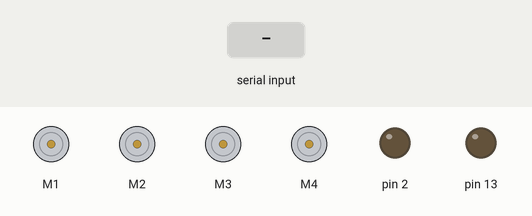
The sketch below on a simulated Arduino Uno, built with avr-gcc and run on an emulated ATmega328P. Parts: 4 × DC motor (green arrow = forward, orange = backward, longer = faster), output pins drawn as LEDs (lit = HIGH). The inputs (shaded band) are chosen by the test bench. What the sketch prints to the serial monitor is not drawn.

Above: at 1.2 s.
1.3 s: "F" received over Serial
At 2.1 s:
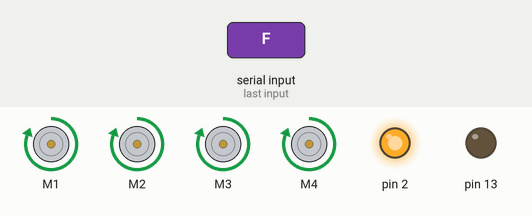
2.8 s: "B" received over Serial
At 3.2 s:
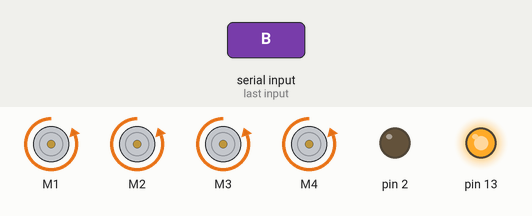
4.3 s: "L" received over Serial
At 5.5 s:
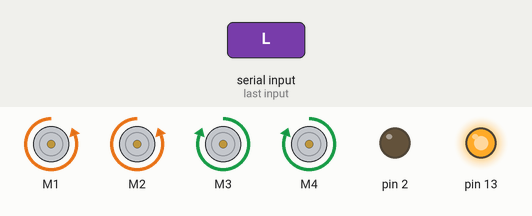
5.8 s: "R" received over Serial
At 6.7 s:
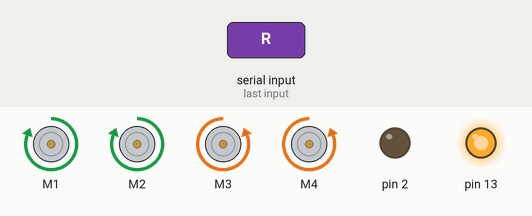
7.3 s: "O" received over Serial
At 7.8 s:
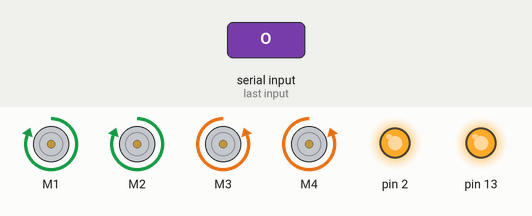
8.8 s: "o" received over Serial
At 10.2 s:
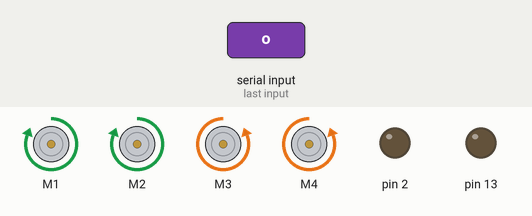
Timing chart, 0 to 11.3 s (numbered marks = the images above; inputs shaded):
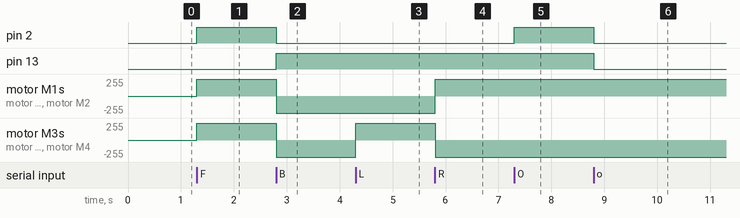

Measured:
- after the input at 1.3 s, pin 2: LOW → HIGH at once; motor M1–4: stopped → forward 255/255 at once
- after the input at 2.8 s, pin 2: HIGH → LOW at once; pin 13: LOW → HIGH at once; motor M1–4: forward 255/255 → backward 255/255 at once
- after the input at 4.3 s, motor M3, motor M4: backward 255/255 → forward 255/255 at once
- after the input at 5.8 s, motor M1, motor M2: backward 255/255 → forward 255/255 at once; motor M3, motor M4: forward 255/255 → backward 255/255 at once
- after the input at 7.3 s, pin 2: LOW → HIGH at once
- after the input at 8.8 s, pin 2, pin 13: HIGH → LOW at once

The sketch:

car.ino
```cpp
#include <AFMotor.h>
AF_DCMotor motor1(1, MOTOR12_1KHZ);
AF_DCMotor motor2(2, MOTOR12_1KHZ);
AF_DCMotor motor3(3, MOTOR34_1KHZ);
AF_DCMotor motor4(4, MOTOR34_1KHZ);


char command;

void setup()
{
  Serial.begin(9600);
  pinMode(2,OUTPUT);
pinMode(13,OUTPUT);
}

void loop(){
  if(Serial.available() > 0){
    command = Serial.read();
    Serial.print(command);
    switch(command){
    case 'F':
      forward();
      break;
    case 'B':
       back();
      break;
    case 'L':
      left();
      break;
    case 'R':
      right();
      break;
    case 'O':
      led3();
      break;
    case 'o':
    led4();
    break;
    case 'S':
    Stop();
    break;


    }
  }
}

void forward()
{led1();
  motor1.setSpeed(255);
  motor1.run(FORWARD);
  motor2.setSpeed(255);
  motor2.run(FORWARD);
  motor3.setSpeed(255);
  motor3.run(FORWARD);
  motor4.setSpeed(255);
  motor4.run(FORWARD);
}

void back()
{led2();
  motor1.setSpeed(255);
  motor1.run(BACKWARD);
  motor2.setSpeed(255);
  motor2.run(BACKWARD);
  motor3.setSpeed(255);
  motor3.run(BACKWARD);
  motor4.setSpeed(255);
  motor4.run(BACKWARD);
}

void left()
{
  motor1.setSpeed(255);
  motor1.run(BACKWARD);
  motor2.setSpeed(255);
  motor2.run(BACKWARD);
  motor3.setSpeed(255);
  motor3.run(FORWARD);
  motor4.setSpeed(255);
  motor4.run(FORWARD);
}

void right()
{
  motor1.setSpeed(255);
  motor1.run(FORWARD);
  motor2.setSpeed(255);
  motor2.run(FORWARD);
  motor3.setSpeed(255);
  motor3.run(BACKWARD);
  motor4.setSpeed(255);
  motor4.run(BACKWARD);
}

void Stop()
{
  motor1.setSpeed(0);
  motor1.run(RELEASE);
  motor2.setSpeed(0);
  motor2.run(RELEASE);
  motor3.setSpeed(0);
  motor3.run(RELEASE);
  motor4.setSpeed(0);
  motor4.run(RELEASE);
}
void led1(){


  digitalWrite(2,HIGH);
  digitalWrite(13,LOW);


  }

void led2(){
  digitalWrite(13,HIGH);
  digitalWrite(2,LOW);

  }
void led3(){


  digitalWrite(13,HIGH);
  digitalWrite(2,HIGH);
  }
void led4(){

  digitalWrite(13,LOW);
  digitalWrite(2,LOW);
}
```
